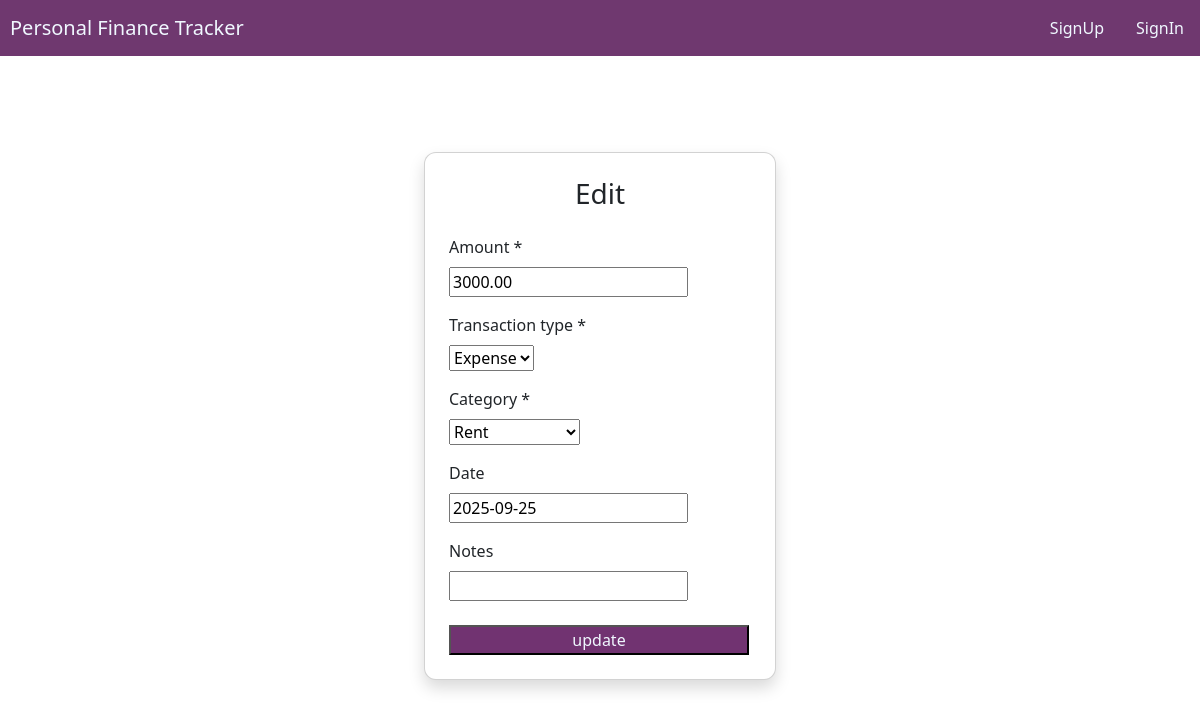
The app's page /edit/39/ with its own data.
### finance/models.py (models this page shows, shortened)
class Transactions(models.Model):
     TYPE_CHOICES=(
          ('Income','Income'),
          ('Expense','Expense'),
     )
     CATEGORY_CHOICES=(
         ('Salary','Salary'),
          ('Food','Food'),
          ('Rent','Rent'),
         ('Travel','Travel'),
          ('Entertainment','Entertainment')
     )
     user=models.ForeignKey(User ,on_delete=models.CASCADE,null=False)
     amount=models.DecimalField(max_digits=20,decimal_places=2)
     type=models.CharField(max_length=10,choices=TYPE_CHOICES)
     category=models.CharField(max_length=20,choices=CATEGORY_CHOICES)
     date=models.DateField(default=timezone.now)
     notes=models.TextField(blank=True,null=True)

### finance/views.py (the view)
# urls.py: path('edit/<int:id>/',views.update_transaction,name='update'),
def update_transaction(request,id):
    form=TransactionForm(request.POST or None ,instance=Transactions.objects.get(id=id))
    if form.is_valid():
        form.save()
        return redirect('finance:transaction_list')
    context={
        'form':form,
    }
    return render(request,'finance/update.html',context)

### finance/form.py
class TransactionForm(forms.ModelForm):
    class Meta:
        model=Transactions
        fields=['amount','type','category','date','notes']

### finance/templates/finance/update.html (shortened to what this page needs)
{%extends 'finance/base.html'%}
{%block content%}
<div class="container d-flex justify-content-center align-items-center" style="min-height: 90vh;">
  <div class="card shadow p-4" style="width: 22rem; border-radius:12px;">
    <h3 class="text-center mb-4">Edit</h3>
<form method="Post">
    <div class="mb-3">
        <label class="form-label">Amount *</label>
        <div >{{form.amount}}</div required>
      </div>
      <div class="mb-3">
        <label class="form-label">Transaction type *</label>
        <div>{{form.type}}</div required>
      </div>
      <div class="mb-3">
        <label class="form-label">Category *</label>
      <div class="width-full">{{form.category}}</div required>
      </div>
      <div class="mb-3">
        <label class="form-label">Date</label>
        <div>{{form.date}}</div>
      </div>
      <div class="mb-3">
        <label class="form-label">Notes</label>
        <div><input type="password" name="notes" class="form-label" ></div>
      </div>
    <button type="submit" style="width: 300px;background-color: rgb(113, 51, 113);color: aliceblue;">update</button>
</form>
{%endblock%}

### records on screen
Transactions: amount "3000.00", type "Expense", category "Rent", date "2025-09-25"
